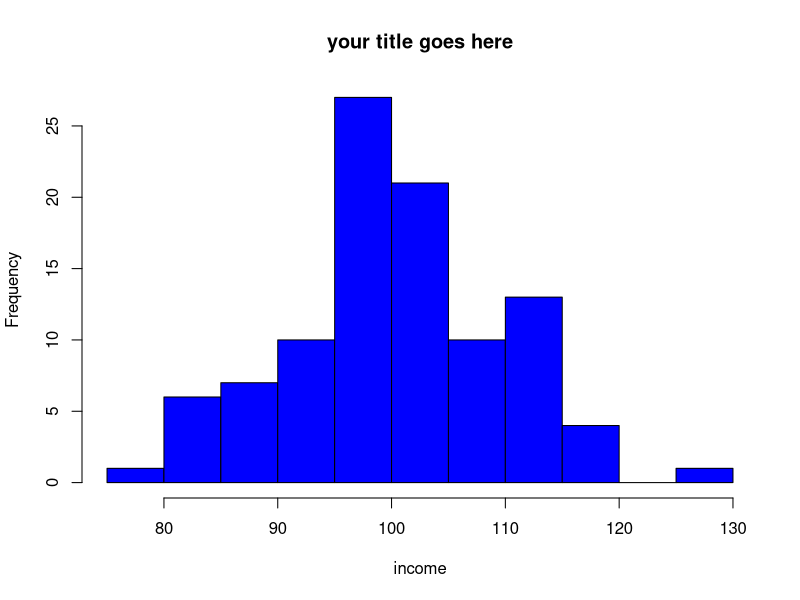
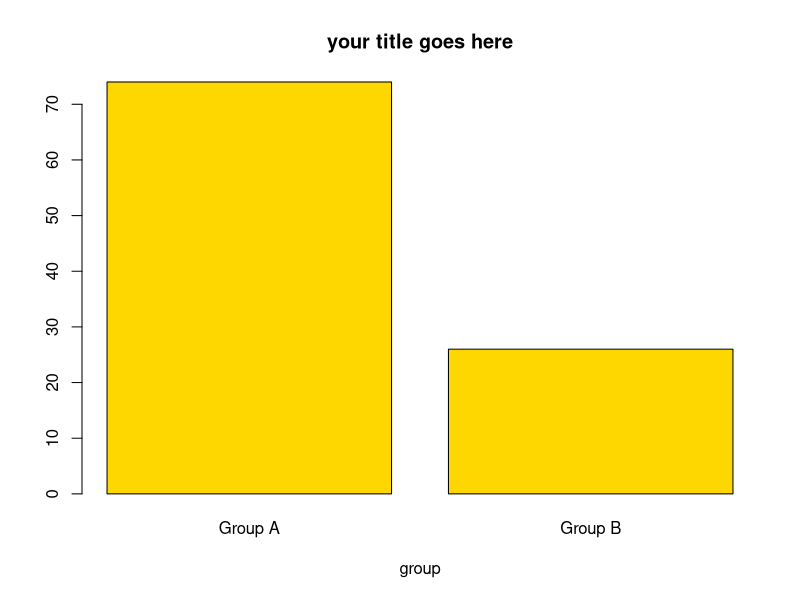
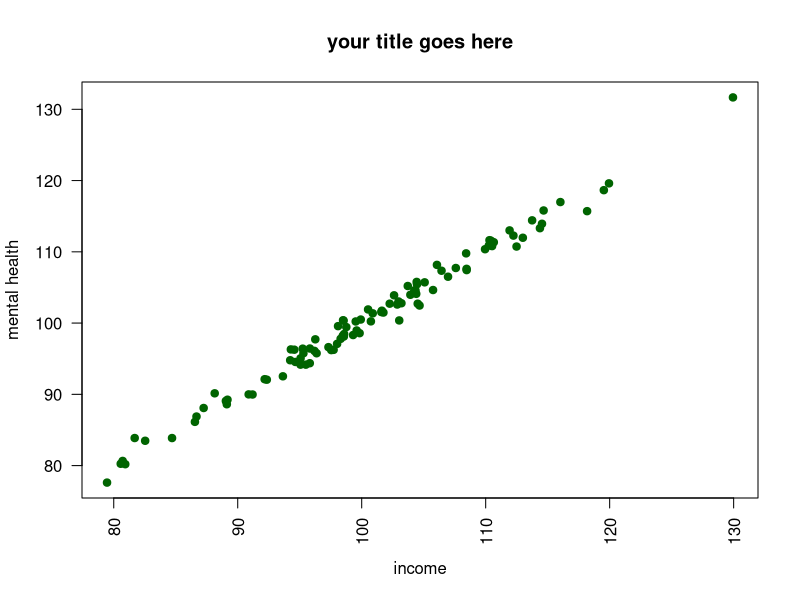

Recreate these plots in R, in order.
## ---- chunk 1

N <- 100

x <- rnorm(N, 100, 10)

e <- rnorm(N, 0, 1 )

y <- x + e

z <- rbinom(N, 1, .25) # binary variable

mydata <- data.frame(x,y,z)

## ---- chunk 2

mydata$x[mydata$x == -9] <- NA # missing to NA

## ---- chunk 3

mydata$w <- factor(mydata$z, # original numeric variable
                   levels = c(0, 1, 2), 
                   labels = c("Group A", "Group B", "Group C"), 
                   ordered = TRUE) # whether order matters

mydata$z <- as.numeric(mydata$w) # factor to numeric

## ---- chunk 4
#| fig-height: 3

hist(mydata$x, # what I'm graphing
     main = "your title goes here", # title
     xlab = "income", # label for x axis
     col = "blue") # color

## ---- chunk 5
#| fig-height: 3

barplot(table(mydata$z), # what I'm graphing
        names.arg = c("Group A", "Group B"), # names
        main = "your title goes here", # title
        xlab = "group", # label for x axis
        col = "gold") # color

## ---- chunk 6
#| fig-height: 3

plot(mydata$x, mydata$y, # plot x and y
     main = "your title goes here", # title
     xlab = "income", # label for x axis
     ylab = "mental health", # label for y axis
     pch = 19, # Plot CHaracter, 19 is filled dots
     las = 2, # LAbel Style, 2 is "perpendicular"
     col = "darkgreen") # color

## ---- chunk 7

summary(mydata$x) # for continuous or factor variables

table(mydata$z) # especially suitable for factor variables

